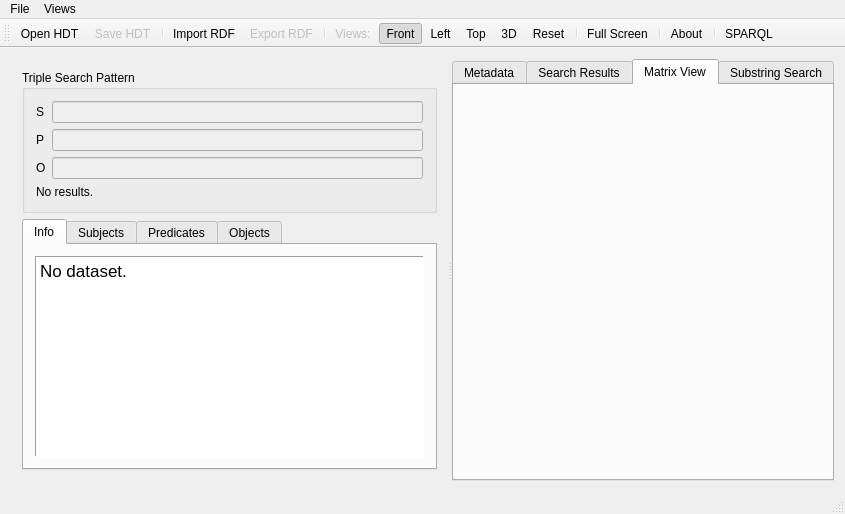
<?xml version="1.0" encoding="UTF-8"?>
<ui version="4.0">
 <class>HDTit</class>
 <widget class="QMainWindow" name="HDTit">
  <property name="geometry">
   <rect>
    <x>0</x>
    <y>0</y>
    <width>845</width>
    <height>514</height>
   </rect>
  </property>
  <property name="windowTitle">
   <string>HDT-it !</string>
  </property>
  <property name="windowIcon">
   <iconset resource="hdtresources.qrc">
    <normaloff>:/images/logo-hdt.png</normaloff>:/images/logo-hdt.png</iconset>
  </property>
  <widget class="QWidget" name="centralWidget">
   <property name="sizePolicy">
    <sizepolicy hsizetype="Expanding" vsizetype="Expanding">
     <horstretch>0</horstretch>
     <verstretch>0</verstretch>
    </sizepolicy>
   </property>
   <layout class="QVBoxLayout" name="verticalLayout_3">
    <item>
     <widget class="QSplitter" name="splitter">
      <property name="orientation">
       <enum>Qt::Horizontal</enum>
      </property>
      <widget class="QWidget" name="verticalLayoutWidget">
       <layout class="QVBoxLayout" name="verticalLayout_2">
        <item>
         <widget class="QGroupBox" name="groupBox">
          <property name="title">
           <string>Triple Search Pattern</string>
          </property>
          <layout class="QGridLayout" name="gridLayout">
           <item row="0" column="0">
            <layout class="QGridLayout" name="gridLayout_2" rowstretch="0,0,0,0,0">
             <item row="1" column="1">
              <widget class="QClearLineEdit" name="subjectPatternEdit">
               <property name="enabled">
                <bool>false</bool>
               </property>
               <property name="toolTip">
                <string>Insert a Subject Search Pattern</string>
               </property>
               <property name="whatsThis">
                <string/>
               </property>
              </widget>
             </item>
             <item row="2" column="1">
              <widget class="QClearLineEdit" name="predicatePatternEdit">
               <property name="enabled">
                <bool>false</bool>
               </property>
               <property name="toolTip">
                <string>Insert a Predicate Search Pattern</string>
               </property>
              </widget>
             </item>
             <item row="1" column="0">
              <widget class="QLabel" name="subjectLabel">
               <property name="text">
                <string>S</string>
               </property>
              </widget>
             </item>
             <item row="2" column="0">
              <widget class="QLabel" name="predicateLabel">
               <property name="text">
                <string>P</string>
               </property>
              </widget>
             </item>
             <item row="3" column="1">
              <widget class="QClearLineEdit" name="objectPatternEdit">
               <property name="enabled">
                <bool>false</bool>
               </property>
               <property name="toolTip">
                <string>Insert an Object Search Pattern</string>
               </property>
              </widget>
             </item>
             <item row="3" column="0">
              <widget class="QLabel" name="objectLabel">
               <property name="text">
                <string>O</string>
               </property>
              </widget>
             </item>
             <item row="4" column="1">
              <layout class="QHBoxLayout" name="horizontalLayout"/>
             </item>
            </layout>
           </item>
           <item row="1" column="0">
            <widget class="QLabel" name="numResultsLabel">
             <property name="text">
              <string>No results.</string>
             </property>
            </widget>
           </item>
          </layout>
         </widget>
        </item>
        <item>
         <widget class="QTabWidget" name="tabWidget">
          <property name="minimumSize">
           <size>
            <width>300</width>
            <height>0</height>
           </size>
          </property>
          <property name="currentIndex">
           <number>0</number>
          </property>
          <widget class="QWidget" name="tab_2">
           <attribute name="title">
            <string>Info</string>
           </attribute>
           <layout class="QHBoxLayout" name="horizontalLayout_3">
            <item>
             <widget class="QTextBrowser" name="statsLabel">
              <property name="frameShape">
               <enum>QFrame::Panel</enum>
              </property>
              <property name="frameShadow">
               <enum>QFrame::Sunken</enum>
              </property>
              <property name="lineWidth">
               <number>1</number>
              </property>
              <property name="documentTitle">
               <string/>
              </property>
              <property name="html">
               <string>&lt;!DOCTYPE HTML PUBLIC &quot;-//W3C//DTD HTML 4.0//EN&quot; &quot;http://www.w3.org/TR/REC-html40/strict.dtd&quot;&gt;
&lt;html&gt;&lt;head&gt;&lt;meta name=&quot;qrichtext&quot; content=&quot;1&quot; /&gt;&lt;style type=&quot;text/css&quot;&gt;
p, li { white-space: pre-wrap; }
&lt;/style&gt;&lt;/head&gt;&lt;body style=&quot; font-family:'Lucida Grande'; font-size:13pt; font-weight:400; font-style:normal;&quot;&gt;
&lt;p style=&quot; margin-top:0px; margin-bottom:0px; margin-left:0px; margin-right:0px; -qt-block-indent:0; text-indent:0px;&quot;&gt;No dataset.&lt;/p&gt;&lt;/body&gt;&lt;/html&gt;</string>
              </property>
             </widget>
            </item>
           </layout>
          </widget>
          <widget class="QWidget" name="tab_3">
           <attribute name="title">
            <string>Subjects</string>
           </attribute>
           <layout class="QVBoxLayout" name="verticalLayout_5">
            <item>
             <widget class="QTableView" name="subjectView">
              <property name="contextMenuPolicy">
               <enum>Qt::CustomContextMenu</enum>
              </property>
              <property name="alternatingRowColors">
               <bool>true</bool>
              </property>
              <property name="textElideMode">
               <enum>Qt::ElideMiddle</enum>
              </property>
              <property name="horizontalScrollMode">
               <enum>QAbstractItemView::ScrollPerPixel</enum>
              </property>
              <attribute name="horizontalHeaderDefaultSectionSize">
               <number>400</number>
              </attribute>
              <attribute name="horizontalHeaderMinimumSectionSize">
               <number>200</number>
              </attribute>
              <attribute name="horizontalHeaderStretchLastSection">
               <bool>true</bool>
              </attribute>
              <attribute name="verticalHeaderDefaultSectionSize">
               <number>20</number>
              </attribute>
              <attribute name="verticalHeaderStretchLastSection">
               <bool>false</bool>
              </attribute>
             </widget>
            </item>
           </layout>
          </widget>
          <widget class="QWidget" name="tab">
           <attribute name="title">
            <string>Predicates</string>
           </attribute>
           <layout class="QVBoxLayout" name="verticalLayout">
            <item>
             <layout class="QHBoxLayout" name="horizontalLayout_4">
              <item>
               <widget class="QLabel" name="label">
                <property name="toolTip">
                 <string>Show only triples from most used predicates.</string>
                </property>
                <property name="text">
                 <string>Minimum predicate usage count:</string>
                </property>
               </widget>
              </item>
              <item>
               <widget class="QLabel" name="numPredicateCount">
                <property name="text">
                 <string>0</string>
                </property>
               </widget>
              </item>
             </layout>
            </item>
            <item>
             <widget class="QSlider" name="predicateCountSlider">
              <property name="sliderPosition">
               <number>0</number>
              </property>
              <property name="tracking">
               <bool>true</bool>
              </property>
              <property name="orientation">
               <enum>Qt::Horizontal</enum>
              </property>
              <property name="invertedAppearance">
               <bool>false</bool>
              </property>
              <property name="invertedControls">
               <bool>false</bool>
              </property>
              <property name="tickPosition">
               <enum>QSlider::NoTicks</enum>
              </property>
             </widget>
            </item>
            <item>
             <layout class="QHBoxLayout" name="horizontalLayout_2">
              <item>
               <widget class="QPushButton" name="selectAllPredicatesButton">
                <property name="text">
                 <string>All</string>
                </property>
               </widget>
              </item>
              <item>
               <widget class="QPushButton" name="selectNoneButton">
                <property name="text">
                 <string>None</string>
                </property>
               </widget>
              </item>
             </layout>
            </item>
            <item>
             <widget class="QTableView" name="predicateView">
              <property name="contextMenuPolicy">
               <enum>Qt::CustomContextMenu</enum>
              </property>
              <property name="alternatingRowColors">
               <bool>true</bool>
              </property>
              <property name="textElideMode">
               <enum>Qt::ElideMiddle</enum>
              </property>
              <property name="horizontalScrollMode">
               <enum>QAbstractItemView::ScrollPerPixel</enum>
              </property>
              <attribute name="horizontalHeaderDefaultSectionSize">
               <number>400</number>
              </attribute>
              <attribute name="horizontalHeaderMinimumSectionSize">
               <number>200</number>
              </attribute>
              <attribute name="horizontalHeaderStretchLastSection">
               <bool>true</bool>
              </attribute>
              <attribute name="verticalHeaderDefaultSectionSize">
               <number>20</number>
              </attribute>
              <attribute name="verticalHeaderStretchLastSection">
               <bool>false</bool>
              </attribute>
             </widget>
            </item>
           </layout>
          </widget>
          <widget class="QWidget" name="tab_4">
           <attribute name="title">
            <string>Objects</string>
           </attribute>
           <layout class="QVBoxLayout" name="verticalLayout_6">
            <item>
             <widget class="QTableView" name="objectView">
              <property name="contextMenuPolicy">
               <enum>Qt::CustomContextMenu</enum>
              </property>
              <property name="alternatingRowColors">
               <bool>true</bool>
              </property>
              <property name="textElideMode">
               <enum>Qt::ElideMiddle</enum>
              </property>
              <property name="horizontalScrollMode">
               <enum>QAbstractItemView::ScrollPerPixel</enum>
              </property>
              <attribute name="horizontalHeaderDefaultSectionSize">
               <number>400</number>
              </attribute>
              <attribute name="horizontalHeaderMinimumSectionSize">
               <number>200</number>
              </attribute>
              <attribute name="horizontalHeaderStretchLastSection">
               <bool>true</bool>
              </attribute>
              <attribute name="verticalHeaderDefaultSectionSize">
               <number>20</number>
              </attribute>
             </widget>
            </item>
           </layout>
          </widget>
         </widget>
        </item>
       </layout>
      </widget>
      <widget class="QTabWidget" name="resultTabs">
       <property name="currentIndex">
        <number>2</number>
       </property>
       <widget class="QWidget" name="tabMetadata">
        <attribute name="title">
         <string>Metadata</string>
        </attribute>
        <layout class="QVBoxLayout" name="verticalLayout_7">
         <item>
          <widget class="QTableView" name="headerView">
           <property name="alternatingRowColors">
            <bool>true</bool>
           </property>
           <property name="textElideMode">
            <enum>Qt::ElideMiddle</enum>
           </property>
           <property name="horizontalScrollMode">
            <enum>QAbstractItemView::ScrollPerPixel</enum>
           </property>
           <attribute name="horizontalHeaderDefaultSectionSize">
            <number>300</number>
           </attribute>
           <attribute name="horizontalHeaderMinimumSectionSize">
            <number>200</number>
           </attribute>
           <attribute name="verticalHeaderDefaultSectionSize">
            <number>20</number>
           </attribute>
          </widget>
         </item>
        </layout>
       </widget>
       <widget class="QWidget" name="tabSearchResults">
        <attribute name="title">
         <string>Search Results</string>
        </attribute>
        <layout class="QVBoxLayout" name="verticalLayout_4">
         <item>
          <widget class="QTableView" name="resultsTable">
           <property name="contextMenuPolicy">
            <enum>Qt::CustomContextMenu</enum>
           </property>
           <property name="alternatingRowColors">
            <bool>true</bool>
           </property>
           <property name="textElideMode">
            <enum>Qt::ElideMiddle</enum>
           </property>
           <property name="horizontalScrollMode">
            <enum>QAbstractItemView::ScrollPerPixel</enum>
           </property>
           <attribute name="horizontalHeaderDefaultSectionSize">
            <number>300</number>
           </attribute>
           <attribute name="horizontalHeaderMinimumSectionSize">
            <number>50</number>
           </attribute>
           <attribute name="verticalHeaderDefaultSectionSize">
            <number>20</number>
           </attribute>
          </widget>
         </item>
        </layout>
       </widget>
       <widget class="MatrixViewWidget" name="matrixView">
        <attribute name="title">
         <string>Matrix View</string>
        </attribute>
       </widget>
       <widget class="QWidget" name="tabRegex">
        <attribute name="title">
         <string>Substring Search</string>
        </attribute>
        <layout class="QVBoxLayout" name="verticalLayout_8">
         <item>
          <widget class="QLabel" name="label_enterRegex">
           <property name="text">
            <string>Search Literal:</string>
           </property>
          </widget>
         </item>
         <item>
          <layout class="QGridLayout" name="gridLayout_3">
           <item row="0" column="0">
            <widget class="QLineEdit" name="regexEdit"/>
           </item>
           <item row="0" column="1">
            <widget class="QPushButton" name="regexSearchButton">
             <property name="text">
              <string>Search</string>
             </property>
            </widget>
           </item>
          </layout>
         </item>
         <item>
          <widget class="QTableView" name="regexResultsView">
           <property name="contextMenuPolicy">
            <enum>Qt::CustomContextMenu</enum>
           </property>
           <property name="alternatingRowColors">
            <bool>true</bool>
           </property>
           <property name="textElideMode">
            <enum>Qt::ElideMiddle</enum>
           </property>
           <property name="horizontalScrollMode">
            <enum>QAbstractItemView::ScrollPerPixel</enum>
           </property>
           <attribute name="horizontalHeaderDefaultSectionSize">
            <number>100</number>
           </attribute>
           <attribute name="horizontalHeaderMinimumSectionSize">
            <number>100</number>
           </attribute>
           <attribute name="horizontalHeaderStretchLastSection">
            <bool>true</bool>
           </attribute>
           <attribute name="verticalHeaderDefaultSectionSize">
            <number>20</number>
           </attribute>
           <attribute name="verticalHeaderStretchLastSection">
            <bool>false</bool>
           </attribute>
          </widget>
         </item>
        </layout>
       </widget>
      </widget>
     </widget>
    </item>
   </layout>
  </widget>
  <widget class="QMenuBar" name="menuBar">
   <property name="geometry">
    <rect>
     <x>0</x>
     <y>0</y>
     <width>845</width>
     <height>22</height>
    </rect>
   </property>
   <widget class="QMenu" name="menuFile">
    <property name="title">
     <string>File</string>
    </property>
    <addaction name="actionOpenHDT"/>
    <addaction name="actionSaveHDT"/>
    <addaction name="separator"/>
    <addaction name="actionImportRDF"/>
    <addaction name="actionExportRDF"/>
    <addaction name="separator"/>
    <addaction name="actionAbout"/>
    <addaction name="actionQuit"/>
   </widget>
   <widget class="QMenu" name="menuViews">
    <property name="title">
     <string>Views</string>
    </property>
    <addaction name="actionFrontView"/>
    <addaction name="actionLeftView"/>
    <addaction name="actionTopView"/>
    <addaction name="action3Dview"/>
    <addaction name="actionReset"/>
   </widget>
   <addaction name="menuFile"/>
   <addaction name="menuViews"/>
  </widget>
  <widget class="QToolBar" name="mainToolBar">
   <attribute name="toolBarArea">
    <enum>TopToolBarArea</enum>
   </attribute>
   <attribute name="toolBarBreak">
    <bool>false</bool>
   </attribute>
   <addaction name="actionOpenHDT"/>
   <addaction name="actionSaveHDT"/>
   <addaction name="separator"/>
   <addaction name="actionImportRDF"/>
   <addaction name="actionExportRDF"/>
   <addaction name="separator"/>
   <addaction name="actionViews"/>
   <addaction name="actionFrontView"/>
   <addaction name="actionLeftView"/>
   <addaction name="actionTopView"/>
   <addaction name="action3Dview"/>
   <addaction name="actionReset"/>
   <addaction name="separator"/>
   <addaction name="actionFull_Screen"/>
   <addaction name="separator"/>
   <addaction name="actionAbout"/>
   <addaction name="separator"/>
   <addaction name="actionSparql"/>
  </widget>
  <widget class="QStatusBar" name="statusBar">
   <property name="enabled">
    <bool>false</bool>
   </property>
  </widget>
  <action name="actionOpenHDT">
   <property name="text">
    <string>Open HDT</string>
   </property>
   <property name="shortcut">
    <string>Ctrl+O</string>
   </property>
  </action>
  <action name="actionImportRDF">
   <property name="text">
    <string>Import RDF</string>
   </property>
   <property name="shortcut">
    <string>Ctrl+I</string>
   </property>
  </action>
  <action name="actionSaveHDT">
   <property name="enabled">
    <bool>false</bool>
   </property>
   <property name="text">
    <string>Save HDT</string>
   </property>
   <property name="shortcut">
    <string>Ctrl+S</string>
   </property>
  </action>
  <action name="actionExportRDF">
   <property name="enabled">
    <bool>false</bool>
   </property>
   <property name="text">
    <string>Export RDF</string>
   </property>
   <property name="shortcut">
    <string>Ctrl+E</string>
   </property>
  </action>
  <action name="actionViews">
   <property name="checkable">
    <bool>false</bool>
   </property>
   <property name="enabled">
    <bool>false</bool>
   </property>
   <property name="text">
    <string>Views:</string>
   </property>
  </action>
  <action name="actionFrontView">
   <property name="checkable">
    <bool>true</bool>
   </property>
   <property name="checked">
    <bool>true</bool>
   </property>
   <property name="text">
    <string>Front</string>
   </property>
   <property name="toolTip">
    <string>Front View</string>
   </property>
   <property name="shortcut">
    <string>Ctrl+1</string>
   </property>
  </action>
  <action name="actionLeftView">
   <property name="checkable">
    <bool>true</bool>
   </property>
   <property name="text">
    <string>Left</string>
   </property>
   <property name="toolTip">
    <string>Left View</string>
   </property>
   <property name="shortcut">
    <string>Ctrl+2</string>
   </property>
  </action>
  <action name="actionTopView">
   <property name="checkable">
    <bool>true</bool>
   </property>
   <property name="text">
    <string>Top</string>
   </property>
   <property name="toolTip">
    <string>Top View</string>
   </property>
   <property name="shortcut">
    <string>Ctrl+3</string>
   </property>
  </action>
  <action name="action3Dview">
   <property name="checkable">
    <bool>true</bool>
   </property>
   <property name="text">
    <string>3D</string>
   </property>
   <property name="toolTip">
    <string>3D View</string>
   </property>
   <property name="shortcut">
    <string>Ctrl+4</string>
   </property>
  </action>
  <action name="actionAbout">
   <property name="text">
    <string>About</string>
   </property>
   <property name="toolTip">
    <string>About HDT-it!</string>
   </property>
   <property name="shortcut">
    <string>Ctrl+A</string>
   </property>
  </action>
  <action name="actionQuit">
   <property name="text">
    <string>Quit</string>
   </property>
   <property name="toolTip">
    <string>Quit HDT-it!</string>
   </property>
   <property name="shortcut">
    <string>Ctrl+Q</string>
   </property>
  </action>
  <action name="actionFull_Screen">
   <property name="checkable">
    <bool>true</bool>
   </property>
   <property name="text">
    <string>Full Screen</string>
   </property>
   <property name="toolTip">
    <string>Switch Full Screen</string>
   </property>
   <property name="shortcut">
    <string>Ctrl+F</string>
   </property>
  </action>
  <action name="actionReset">
   <property name="text">
    <string>Reset</string>
   </property>
   <property name="toolTip">
    <string>Reset to Initial view</string>
   </property>
   <property name="shortcut">
    <string>Ctrl+R</string>
   </property>
  </action>
  <action name="actionClose">
   <property name="text">
    <string>Close</string>
   </property>
   <property name="shortcut">
    <string>Ctrl+W</string>
   </property>
  </action>
  <action name="actionSparql">
   <property name="text">
    <string>SPARQL</string>
   </property>
  </action>
 </widget>
 <layoutdefault spacing="6" margin="11"/>
 <customwidgets>
  <customwidget>
   <class>MatrixViewWidget</class>
   <extends>QWidget</extends>
   <header>matrixviewwidget.hpp</header>
   <slots>
    <signal>numMaxPredicateCountChanged(int)</signal>
    <signal>predicateRangeChanged(int,int)</signal>
    <signal>maxPredicateCountChanged(int)</signal>
    <slot>updateGL()</slot>
    <slot>selectAllPredicates()</slot>
    <slot>selectNonePredicates()</slot>
    <slot>setMinimumPredicateCount(int)</slot>
    <slot>set3Dview()</slot>
   </slots>
  </customwidget>
  <customwidget>
   <class>QClearLineEdit</class>
   <extends>QLineEdit</extends>
   <header>qclearlineedit.hpp</header>
  </customwidget>
 </customwidgets>
 <resources>
  <include location="hdtresources.qrc"/>
 </resources>
 <connections>
  <connection>
   <sender>subjectPatternEdit</sender>
   <signal>textChanged(QString)</signal>
   <receiver>HDTit</receiver>
   <slot>searchPatternEdited()</slot>
   <hints>
    <hint type="sourcelabel">
     <x>170</x>
     <y>106</y>
    </hint>
    <hint type="destinationlabel">
     <x>354</x>
     <y>261</y>
    </hint>
   </hints>
  </connection>
  <connection>
   <sender>predicatePatternEdit</sender>
   <signal>textChanged(QString)</signal>
   <receiver>HDTit</receiver>
   <slot>searchPatternEdited()</slot>
   <hints>
    <hint type="sourcelabel">
     <x>170</x>
     <y>142</y>
    </hint>
    <hint type="destinationlabel">
     <x>354</x>
     <y>261</y>
    </hint>
   </hints>
  </connection>
  <connection>
   <sender>objectPatternEdit</sender>
   <signal>textChanged(QString)</signal>
   <receiver>HDTit</receiver>
   <slot>searchPatternEdited()</slot>
   <hints>
    <hint type="sourcelabel">
     <x>170</x>
     <y>178</y>
    </hint>
    <hint type="destinationlabel">
     <x>354</x>
     <y>261</y>
    </hint>
   </hints>
  </connection>
  <connection>
   <sender>objectView</sender>
   <signal>activated(QModelIndex)</signal>
   <receiver>HDTit</receiver>
   <slot>setPatternObject(QModelIndex)</slot>
   <hints>
    <hint type="sourcelabel">
     <x>95</x>
     <y>280</y>
    </hint>
    <hint type="destinationlabel">
     <x>354</x>
     <y>261</y>
    </hint>
   </hints>
  </connection>
  <connection>
   <sender>subjectView</sender>
   <signal>activated(QModelIndex)</signal>
   <receiver>HDTit</receiver>
   <slot>setPatternSubject(QModelIndex)</slot>
   <hints>
    <hint type="sourcelabel">
     <x>111</x>
     <y>453</y>
    </hint>
    <hint type="destinationlabel">
     <x>354</x>
     <y>261</y>
    </hint>
   </hints>
  </connection>
  <connection>
   <sender>actionQuit</sender>
   <signal>triggered()</signal>
   <receiver>HDTit</receiver>
   <slot>close()</slot>
   <hints>
    <hint type="sourcelabel">
     <x>-1</x>
     <y>-1</y>
    </hint>
    <hint type="destinationlabel">
     <x>354</x>
     <y>261</y>
    </hint>
   </hints>
  </connection>
  <connection>
   <sender>predicateCountSlider</sender>
   <signal>valueChanged(int)</signal>
   <receiver>numPredicateCount</receiver>
   <slot>setNum(int)</slot>
   <hints>
    <hint type="sourcelabel">
     <x>95</x>
     <y>282</y>
    </hint>
    <hint type="destinationlabel">
     <x>135</x>
     <y>310</y>
    </hint>
   </hints>
  </connection>
  <connection>
   <sender>resultsTable</sender>
   <signal>doubleClicked(QModelIndex)</signal>
   <receiver>HDTit</receiver>
   <slot>setPatternGlobal(QModelIndex)</slot>
   <hints>
    <hint type="sourcelabel">
     <x>483</x>
     <y>96</y>
    </hint>
    <hint type="destinationlabel">
     <x>354</x>
     <y>261</y>
    </hint>
   </hints>
  </connection>
  <connection>
   <sender>predicateView</sender>
   <signal>activated(QModelIndex)</signal>
   <receiver>HDTit</receiver>
   <slot>setPatternPredicate(QModelIndex)</slot>
   <hints>
    <hint type="sourcelabel">
     <x>65</x>
     <y>293</y>
    </hint>
    <hint type="destinationlabel">
     <x>395</x>
     <y>255</y>
    </hint>
   </hints>
  </connection>
 </connections>
</ui>
